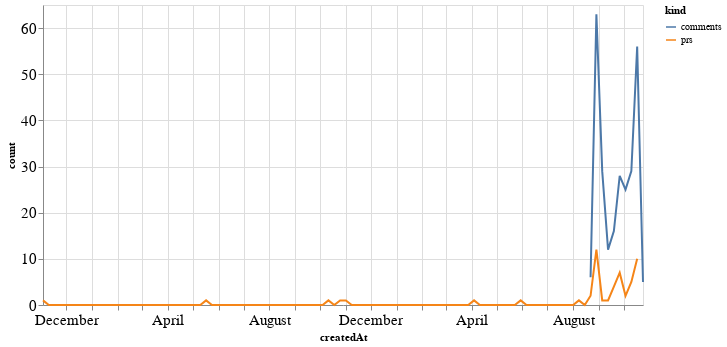

Notebook code cell kept with this figure:
### Code cell
alt.Chart(total_time, width=600).mark_line().encode(
    x='createdAt',
    y='count',
    color='kind'
)

### Figure 1 — Vega-Lite specification as saved in the notebook (floating-point values rounded to 4 significant figures; data arrays with more than 128 entries replaced by an {"elided": "..."} marker saying what was removed)
{"config": {"axisLeft": {"labelFontSize": 15}, "axisBottom": {"labelFontSize": 15}}, "data": {"name": "data-e5ff5f1527f2b8a66a145bae14536623"}, "mark": "line", "encoding": {"color": {"type": "nominal", "field": "kind"}, "x": {"type": "temporal", "field": "createdAt"}, "y": {"type": "quantitative", "field": "count"}}, "width": 600, "$schema": "https://vega.github.io/schema/vega-lite/v4.8.1.json", "datasets": {"data-e5ff5f1527f2b8a66a145bae14536623": {"elided": "208 records"}}}
